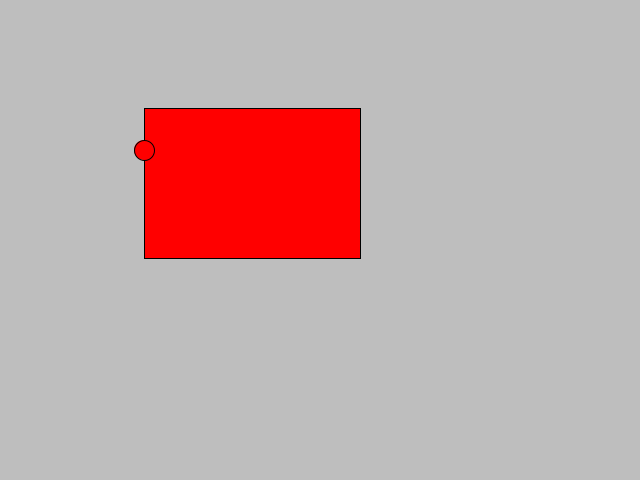
Frame 1 (no input)
Frame 60 (the mouse pressed at the canvas centre just before this capture): identical to frame 1, image omitted
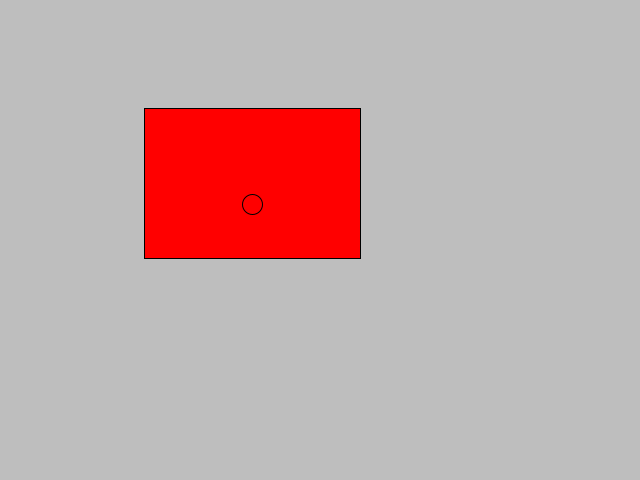
Frame 120 (the mouse held since frame 60 and released just before this capture)

The Processing sketch that drew these frames (run headless with seeded random() and noise(); from frame 60 on, the mouse is pressed at the canvas centre):

// Processing sketch: processing_185279
// ── processing_185279.pde

int x;
int y;
float xIntheBox;
float yIntheBox;
float cR,cG,cB;

void setup(){
size(640,480); 
  
}

void draw(){
 background(190);
 fill(255,255,255);
 //map(value, start1,stop1,start2,stop2,);
 x = mouseX;
 y = mouseY;
 xIntheBox = map(x, 0, 639, 144, 360);  
 yIntheBox = map(y, 0, 479, 150, 108+150);
 //println(frameRate);
 
 fill(255,0,0);
 rect(144,108,216,150); 
 ellipse(xIntheBox,yIntheBox,20,20);
}

// mouseX and mouseY to follow mouse.


void mousePressed(){
 background(255,255,0);
 cR = random(255);
 cB = random(255);
 cG = random(255);
 fill(cR,cB,cG);
 ellipse(xIntheBox,yIntheBox,20,20);
}
